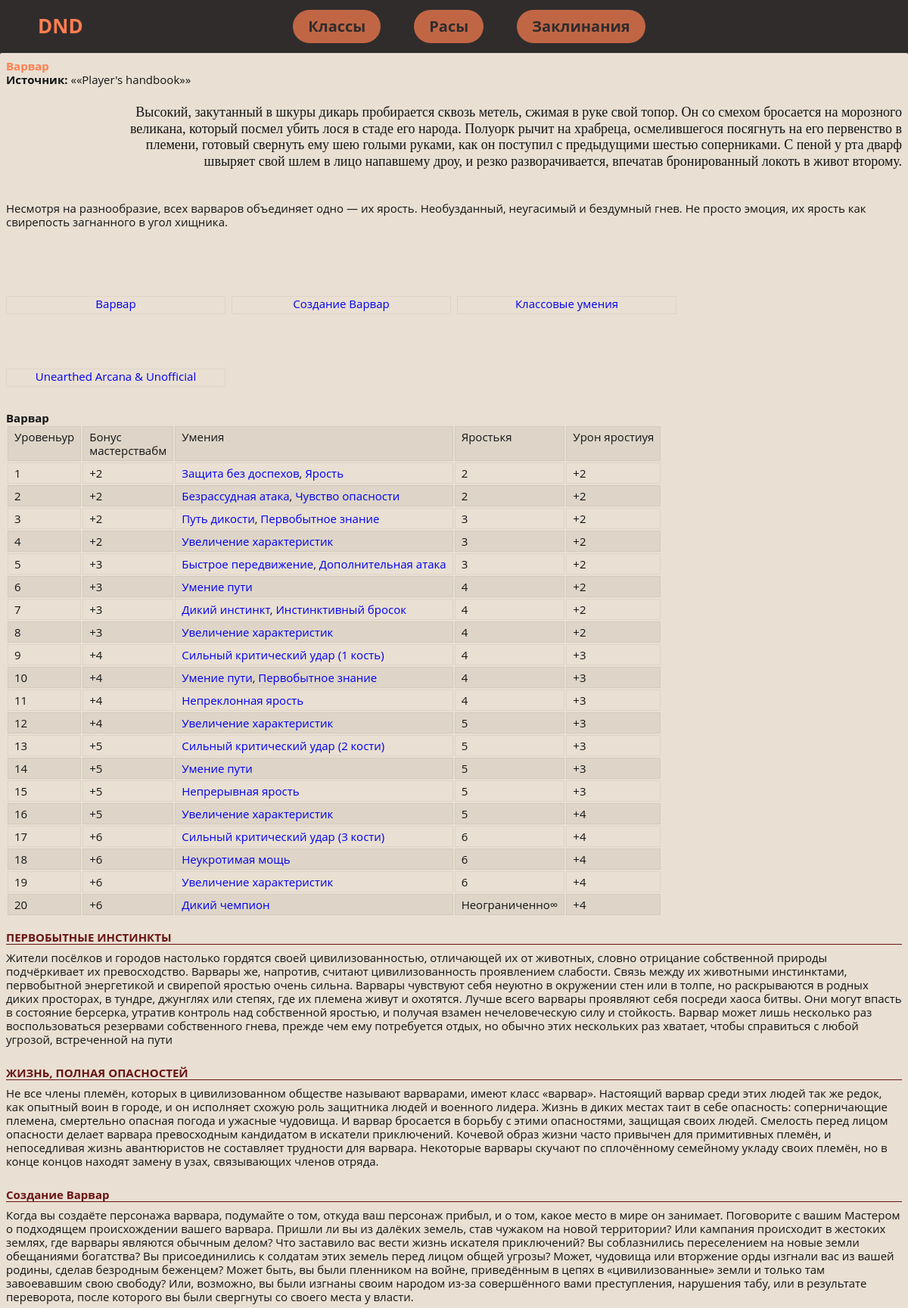
Screenshot of /class_description/3 (upper part) with the database file from the repository.
### dnd_wiki/models.py (models this page shows, shortened)
class HeroesClass(models.Model):
    rus_name = models.CharField(max_length=200)
    eng_name = models.CharField(max_length=200)
    adons_name = models.CharField(max_length=200)
    bg_image = models.ImageField(upload_to='dnd_wiki/icons', default='', blank=True)
    name = models.CharField(max_length=200, default="default title")
    source = models.CharField(max_length=200, default="default title")
    lore_info = models.TextField(null=True, blank=True, default="default title")
    short_info = models.CharField(max_length=200, default="default title")
    table = models.TextField(null=True, blank=True, default="default title")
    description_title1 = models.CharField(max_length=200, null=True, blank=True, default="default title")
    description_info1 = models.TextField(null=True, blank=True, default="default title")
    description_title2 = models.CharField(max_length=200, null=True, blank=True, default="default title")
    description_info2 = models.TextField(null=True, blank=True, default="default title")
    fast_creations = models.TextField(null=True, blank=True, default="default title")
    creations = models.TextField(default="default title")
    deep_lore_decs = models.CharField(null=True, blank=True, default="default title", max_length=200)
    deep_lore_min_char = models.CharField(null=True, blank=True, default="default title", max_length=200)
    deep_lore_use = models.CharField(null=True, blank=True, default="default title", max_length=200)
    deep_lore_ability = models.CharField(null=True, blank=True, default="default title", max_length=200)
    class_ability_desc = models.CharField(null=True, blank=True, default="default title", max_length=200)
    class_ability_hp = models.CharField(null=True, blank=True, default="default title", max_length=200)
    class_ability_hp_1lvl = models.CharField(null=True, blank=True, default="default title", max_length=200)
    class_ability_hp_nextlvl = models.CharField(null=True, blank=True, default="default title", max_length=200)
    class_ability_armor = models.CharField(null=True, blank=True, default="default title", max_length=200)
    class_ability_weapon = models.CharField(null=True, blank=True, default="default title", max_length=200)
    class_ability_tools = models.CharField(null=True, blank=True, default="default title", max_length=200)
    class_ability_safedice = models.CharField(null=True, blank=True, default="default title", max_length=200)
    class_ability_equipment1 = models.CharField(null=True, blank=True, default="default title", max_length=200)
    class_ability_equipment2 = models.CharField(null=True, blank=True, default="default title", max_length=200)
    class_ability_equipment3 = models.CharField(null=True, blank=True, default="default title", max_length=200)
    spell_using = models.CharField(null=True, blank=True, default="default title", max_length=200)
    spell_using_decs = models.TextField(null=True, blank=True, default="default title")
    extra_spell = models.CharField(null=True, blank=True, default="default title", max_length=200)
    extra_spell_table = models.TextField(null=True, blank=True, default="default title")

### dnd_wiki/views.py (the view)
# urls.py: path('class_description/<str:pk>', views.single_class, name='single_class'),
def single_class(request, pk):
    hero_obj = HeroesClass.objects.get(id=pk)
    bard_spells = BardSpells.objects.all()
    context = {'ho': hero_obj, 'bs': bard_spells}
    return render(request, 'dnd_wiki/single_class.html', context)

### dnd_wiki/templates/dnd_wiki/single_class.html (shortened to what this page needs)
{% extends 'dnd_wiki/base.html' %}
{% block content %}
<div class="paper-1 card" style="background-position:70% 0" itemscope="" itemtype="https://schema.org/Article">
    <div class="card-wrapper class_bard">
        <div class="card-header"><h2 class="card-title" itemprop="name">{{ ho.name }}</h2>
        </div>
        <div class="card-body new-article" itemprop="articleBody">
            <ul class="params">
                <li><strong>Источник:</strong> «<span>{{ ho.source }}</span>»</li>
            </ul>
            <div class="desc" itemprop="articleBody">
                <div>
                    <div class="spoiler_head_body" data-key="class.bard.intro">
                        <blockquote>{{ ho.lore_info }}</blockquote>
                        <br>
                        <p>{{ ho.short_info }}</p>
                    </div>
                </div>
                <ul class="new-article-menu grid">
                    <li class="new-article-menu__l1 col-6_lg-8_md-12_xs-24">
                        <div class="new-article-menu__l1-wrapper"><a href="#bard"
                                                                     class="btn btn-contrast btn-sm btn-primary scroll-link new-article-menu__l1-link">{{ho.name}}</a>
                        </div>
                    </li>
                    <li class="new-article-menu__l1 col-6_lg-8_md-12_xs-24">
                        <div class="new-article-menu__l1-wrapper"><a href="#sozdanie_barda"
                                                                     class="btn btn-contrast btn-sm btn-primary scroll-link new-article-menu__l1-link">Создание
                            {{ho.name}}</a></div>
                    </li>
                    <li class="new-article-menu__l1 col-6_lg-8_md-12_xs-24">
                        <div class="new-article-menu__l1-wrapper"><a href="#class-features"
                                                                     class="btn btn-contrast btn-sm btn-primary scroll-link new-article-menu__l1-link">Классовые
                            умения</a></div>
                    </li>
                    <li class="new-article-menu__l1 col-6_lg-8_md-12_xs-24"><span
                            class="new-article-menu__l1-drop"><span class="svg svg-16 svg--dropdown"><svg><use
                            xlink:href="/beta/img/sprite.svg#dropdown">
                    <li class="new-article-menu__l1 col-6_lg-8_md-12_xs-24">
                        <div class="new-article-menu__l1-wrapper"><a href="#unofficial"
                                                                     class="btn btn-contrast btn-sm btn-primary scroll-link new-article-menu__l1-link">Unearthed
                            Arcana &amp; Unofficial</a></div>
                    </li>
                </ul>
                <h4 class="tableTitle"><span id="bard">{{ ho.name }}</span></h4>
                <div class="table-wrapper">
                    {{ ho.table|safe }}
                </div>
                <br>
                <h3 class="underlined spoiler_head">{{ ho.description_title1 }}</h3>
                <div class="spoiler_body">
                    <p>{{ ho.description_info1 }}</p>
                    <br></div>
                <h3 class="underlined spoiler_head">{{ ho.description_title2 }}</h3>
                <div class="spoiler_body">
                    <p>{{ ho.description_info2 }}</p>
                    <br></div>
                <h3 class="underlined spoiler_head"><span id="sozdanie_barda">Создание {{ho.name}}</span></h3>
                <div class="spoiler_body">
                    <p>{{ ho.creations }}</p>
                    <br>
                    <br></div>
                <br>
                {% for spell in bs %}
                {% if ho.rus_name == spell.hero_class_str %}
                <br>
                {% endif %}
                {% endfor %}
                {% endblock %}

### dnd_wiki/static/styles/style.css (style rules this page uses)
[class*=grid-], [class*=grid_], [class~=grid] { box-sizing: border-box; display: flex; flex-flow: row wrap; margin: 0 -4px; }
[class*=col-], [class*=col_], [class~=col] { box-sizing: border-box; padding: 0 4px 8px; max-width: 100%; }
h2 { color: coral; }
abbr, address, article, aside, audio, b, blockquote, body, body div, caption, cite, code, dd, del, details, dfn, dl, dt, em, fieldset, figure, form, h1, h2, h3, h4, h5, h6, html, i, iframe, img, ins, kbd, label, legend, li, mark, menu, nav, object, ol, p, pre, q, samp, section, small, span, strong, sub, summary, sup, table, tbody, td, tfoot, th, thead, time, tr, ul, var, video { margin: 0; padding: 0; border: 0; font-size: 100%; vertical-align: baseline; background: 0 0; }
.new-article blockquote, .trumbowyg-editor blockquote { display: block; text-align: right; font-family: Neucha,cursive; font-size: 18px; margin: 24px 0; padding-left: 10%; }
.card-body p { padding: 0; margin: 0 0 8px; }
.card { position: relative; }
.card { padding: 0; margin: 0 0 8px; z-index: 2; }
.paper-1 { padding: 8px; border-radius: 2px; }
.card-type, .paper-1 { background-color: #e9dfd2; }
body { font-family: "Open Sans",sans-serif; font-size: 15px; line-height: 1.2; font-weight: 400; color: #141414; display: flex; flex-direction: column; flex-wrap: nowrap; justify-content: flex-start; align-content: stretch; align-items: stretch; min-height: 100vh; position: relative; background-color: #141414; }
.new-article .new-article-menu, .trumbowyg-editor .new-article-menu { list-style-type: none; margin-top: 24px; margin-bottom: 24px; }
.new-article .new-article-menu .new-article-menu__l1, .trumbowyg-editor .new-article-menu .new-article-menu__l1 { position: relative; display: flex; align-items: center; flex-wrap: wrap; }
[class*=grid-]>[class*=col-6], [class*=grid_]>[class*=col-6], [class~=grid]>[class*=col-6] { flex-basis: 25%; max-width: 25%; }
.new-article .new-article-menu .new-article-menu__l1-link, .trumbowyg-editor .new-article-menu .new-article-menu__l1-link { white-space: nowrap; flex-grow: 1; }
.card-body table tr:nth-child(odd) { background-color: rgba(20,20,20,.05) }
.card-body table td { vertical-align: top; padding: 4px 8px; border: 1px solid rgba(20,20,20,.05); }
#ya-site-form0 .btn-contrast.ya-site-form__submit, .btn-contrast.inline-menu__item, .btn-contrast.trumbowyg-modal-button, .btn.btn-contrast { border: 1px solid rgba(20,20,20,.05); line-height: 28px; text-align: center }
#ya-site-form0 .btn-contrast.btn-sm.ya-site-form__submit, #ya-site-form0 .btn-contrast.ya-site-form__submit.inline-menu__item, .btn-contrast.btn-sm.trumbowyg-modal-button, .btn-contrast.inline-menu__item, .btn.btn-contrast.btn-sm { height: 24px; min-height: 24px; line-height: 18px; }
.new-article .new-article-menu .new-article-menu__l1-wrapper, .trumbowyg-editor .new-article-menu .new-article-menu__l1-wrapper { display: flex; align-items: center; width: 100%; }
.scroll-link { text-decoration:none }
.desc h3.underlined, .subsection h3.underlined, .trumbowyg-editor h3.underlined { display: block; padding: 0; margin: 0 0 8px; border-bottom: 1px solid #691414; color: #691414 }
a { font-size: 100%; vertical-align: baseline; text-decoration: none; }
a, button, input, select, textarea { margin: 0; }

### rows the page displays
HeroesClass: name "Варвар", source "«Player's handbook»", lore_info "Высокий, закутанный в шкуры дикарь пробирается сквозь метель, сжимая в руке свой топор. Он со смехом бросается на морозного великана, который посмел убить лося в стаде его народа. Полуорк рычит на храбреца, осмелившегося посягнуть на его первенство в племени, готовый свернуть ему шею голыми руками, как он поступил с предыдущими шестью соперниками. С пеной у рта дварф швыряет свой шлем в лицо напавшему дроу, и резко разворачивается, впечатав бронированный локоть в живот второму.", short_info "Несмотря на разнообразие, всех варваров объединяет одно — их ярость. Необузданный, неугасимый и бездумный гнев. Не просто эмоция, их ярость как свирепость загнанного в угол хищника.", table "Уровень ур Бонус мастерства бм Умения Ярость кя Урон ярости уя 1 +2 Защита без доспехов , Ярость 2 +2 2 +2 Безрассудная атака , Чувство опасности 2 +2 3 +2 Путь дикости , Первобытное знание 3 +2 4 +2 Увеличение характеристик 3 +2 5 +3 Быстрое передвижение , Дополнительная атака 3 +2 6 +3 Умение пути 4 +2 7 +3 Дикий инстинкт , Инстинктивный бросок 4 +2 8 +3 Увеличение характеристик 4 +2 9 +4 Сильный критический удар (1 кость) 4 +3 10 +4 Умение пути , Первобытное знание 4 +3 11 +4 Непреклонная ярость 4 +3 12 +4 Увеличение характеристик 5 +3 13 +5 Сильный критический удар (2 кости) 5 +3 14 +5 Умение пути 5 +3 15 +5 Непрерывная ярость 5 +3 16 +5 Увеличение характеристик 5 +4 17 +6 Сильный…", description_title1 "ПЕРВОБЫТНЫЕ ИНСТИНКТЫ", description_info1 "Жители посёлков и городов настолько гордятся своей цивилизованностью, отличающей их от животных, словно отрицание собственной природы подчёркивает их превосходство. Варвары же, напротив, считают цивилизованность проявлением слабости. Связь между их животными инстинктами, первобытной энергетикой и свирепой яростью очень сильна. Варвары чувствуют себя неуютно в окружении стен или в толпе, но раскрываются в родных диких просторах, в тундре, джунглях или степях, где их племена живут и охотятся. Лучше всего варвары проявляют себя посреди хаоса битвы. Они могут впасть в состояние берсерка, утратив контроль над собственной яростью, и получая взамен нечеловеческую силу и стойкость. Варвар может…", description_title2 "ЖИЗНЬ, ПОЛНАЯ ОПАСНОСТЕЙ", description_info2 "Не все члены племён, которых в цивилизованном обществе называют варварами, имеют класс «варвар». Настоящий варвар среди этих людей так же редок, как опытный воин в городе, и он исполняет схожую роль защитника людей и военного лидера. Жизнь в диких местах таит в себе опасность: соперничающие племена, смертельно опасная погода и ужасные чудовища. И варвар бросается в борьбу с этими опасностями, защищая своих людей. Смелость перед лицом опасности делает варвара превосходным кандидатом в искатели приключений. Кочевой образ жизни часто привычен для примитивных племён, и непоседливая жизнь авантюристов не составляет трудности для варвара. Некоторые варвары скучают по сплочённому семейному укладу…", creations "Когда вы создаёте персонажа варвара, подумайте о том, откуда ваш персонаж прибыл, и о том, какое место в мире он занимает. Поговорите с вашим Мастером о подходящем происхождении вашего варвара. Пришли ли вы из далёких земель, став чужаком на новой территории? Или кампания происходит в жестоких землях, где варвары являются обычным делом? Что заставило вас вести жизнь искателя приключений? Вы соблазнились переселением на новые земли обещаниями богатства? Вы присоединились к солдатам этих земель перед лицом общей угрозы? Может, чудовища или вторжение орды изгнали вас из вашей родины, сделав безродным беженцем? Может быть, вы были пленником на войне, приведённым в цепях в «цивилизованные» земли…"
